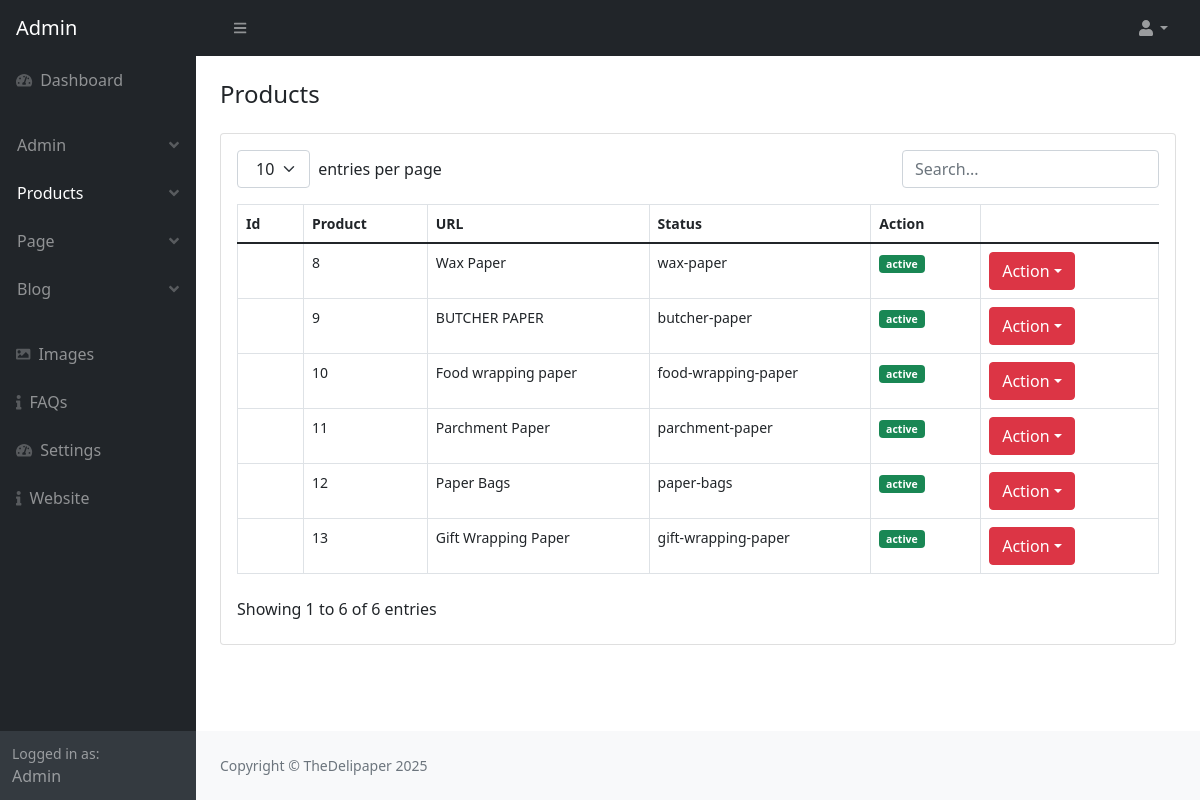
Before: /admin/product_view.php (signed in) with the older database file.
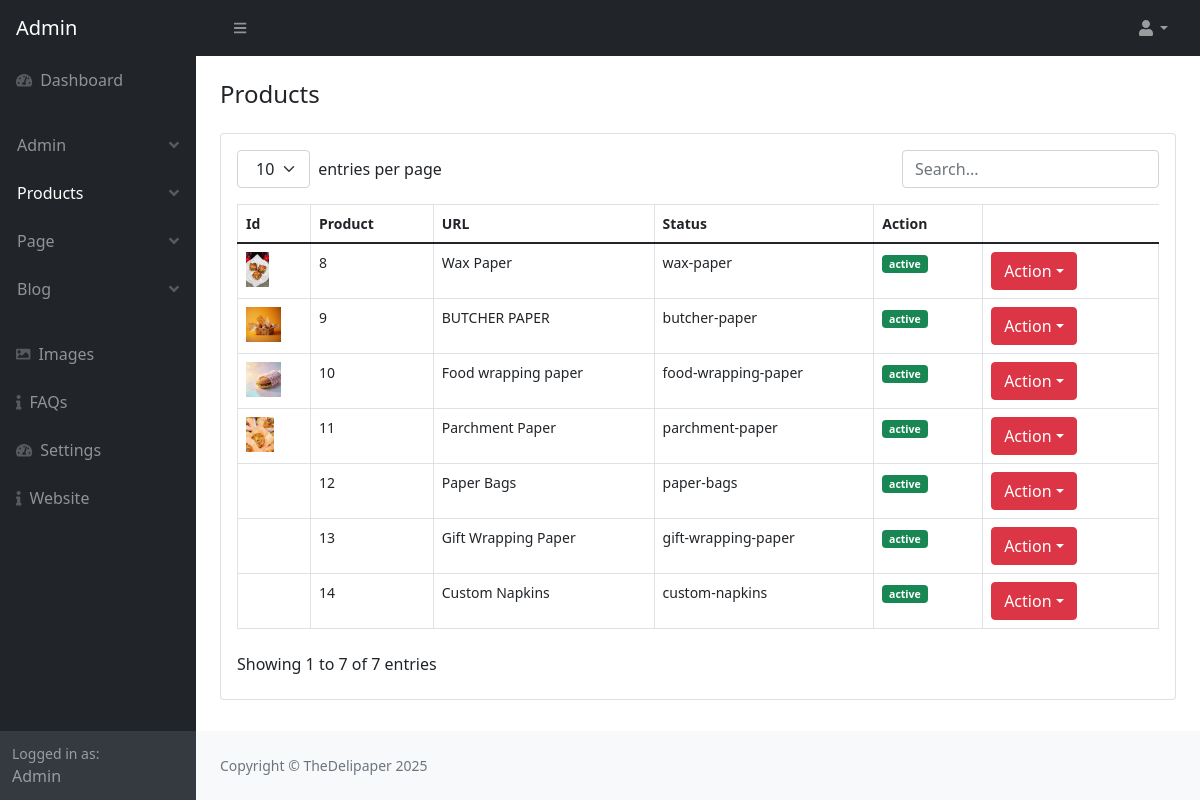
After: the same page with the newer database file.
### tables this page shows
CREATE TABLE `product` (
  `product_id` int(11) NOT NULL AUTO_INCREMENT,
  `product_name` varchar(255) NOT NULL,
  `product_url` varchar(255) DEFAULT NULL,
  `product_short_description` text NOT NULL,
  `product_content` text DEFAULT NULL,
  `product_thumbnail` varchar(255) DEFAULT NULL,
  `product_image1` varchar(500) NOT NULL,
  `product_image2` varchar(500) NOT NULL,
  `product_meta_title` varchar(255) DEFAULT NULL,
  `product_meta_description` text DEFAULT NULL,
  `product_meta_keywords` text DEFAULT NULL,
  `product_status` enum('active','inactive') DEFAULT 'active',
  `created_at` timestamp NOT NULL DEFAULT current_timestamp(),
  `updated_at` timestamp NOT NULL DEFAULT current_timestamp() ON UPDATE current_timestamp(),
  `product_index` varchar(255) NOT NULL,
  PRIMARY KEY (`product_id`)
);

### admin/product_view.php (the view, shortened to what this page needs)
<?php
require_once('parts/top.php'); ?>
</head>
<body class="sb-nav-fixed">
    <?php require_once('parts/navbar.php'); ?>
    <div id="layoutSidenav">
        <?php require_once('parts/sidebar.php'); ?>
        <div id="layoutSidenav_content" class="">
            <main class="">
                <div class="container-fluid  px-4">
                    <div class="page-header">
                        <div class="col-12 mt-4 mb-4">
                            <h4 class="mb-3">Products</h4>
                        </div>
                    </div>
                    <div class="card mb-3 bg-white">
                        <div class="card-body ">
                            <table id="datatablesSimple" class="table table-hover table-sm table-responsive">
                                <thead>
                                    <tr>
                                        <th>Id</th>
                                        <th>Product</th>
                                        <th>URL</th>
                                        <th>Status</th>
                                        <th>Action</th>
                                    </tr>
                                </thead>
                                <tbody>
                                    <?php
                                    require_once('parts/db.php');
                                    $select = "SELECT * FROM product";
                                    $run = mysqli_query($conn, $select);
                                    while ($row = mysqli_fetch_array($run)) {
                                        $product_id = $row['product_id'];
                                        $product_name = $row['product_name'];
                                        $product_url = $row['product_url'];
                                        $product_status = $row['product_status'];
                                        $product_thumbnail = $row['product_thumbnail'];
                                        if ($product_status == "active") {
                                            $color = "success";
                                        } else if ($product_status == "inactive") {
                                            $color = "danger";
                                        }
                                    ?>
                                    <tr>
                                        <td><img src="assets/img/<?php echo $product_thumbnail;?>" height="35px" alt="">
                                        </td>
                                        <td><?php echo $product_id; ?></td>
                                        <td><?php echo $product_name; ?></td>
                                        <td><?php echo $product_url; ?></td>
                                        <td>
                                            <span
                                                class="badge bg-<?php echo $color; ?>"><?php echo $product_status; ?></span>
                                        </td>
                                        <td>
                                            <ul class="navbar-nav ms-auto ms-md-0 me-3 me-lg-4">
                                                <li class="nav-item dropdown">
                                                    <button class="btn btn-danger dropdown-toggle" id="navbarDropdown"
                                                        href="#" role="button" data-bs-toggle="dropdown"
                                                        aria-expanded="false">Action</i></button>
                                                </li>
                                            </ul>
                                        </td>
                                    </tr>
                                    <?php    } ?>
                                </tbody>
                            </table>
                        </div>
                    </div>
            </main>
            <?php require_once('parts/footer.php'); ?>
        </div>
    </div>
</body>
</html>

Changed rows visible on the page:
changed product "Wax Paper": product_thumbnail: picture added
changed product "BUTCHER PAPER": product_thumbnail: picture added
changed product "Food wrapping paper": product_thumbnail: picture added
changed product "Parchment Paper": product_thumbnail: picture added
added product: product_id "14", product_name "Custom Napkins", product_url "custom-napkins", product_status "active"
Other visible differences:
text written by a page script: "entries per page Showing 1 to 6 of 6 entries" → "entries per page Showing 1 to 7 of 7 entries"
